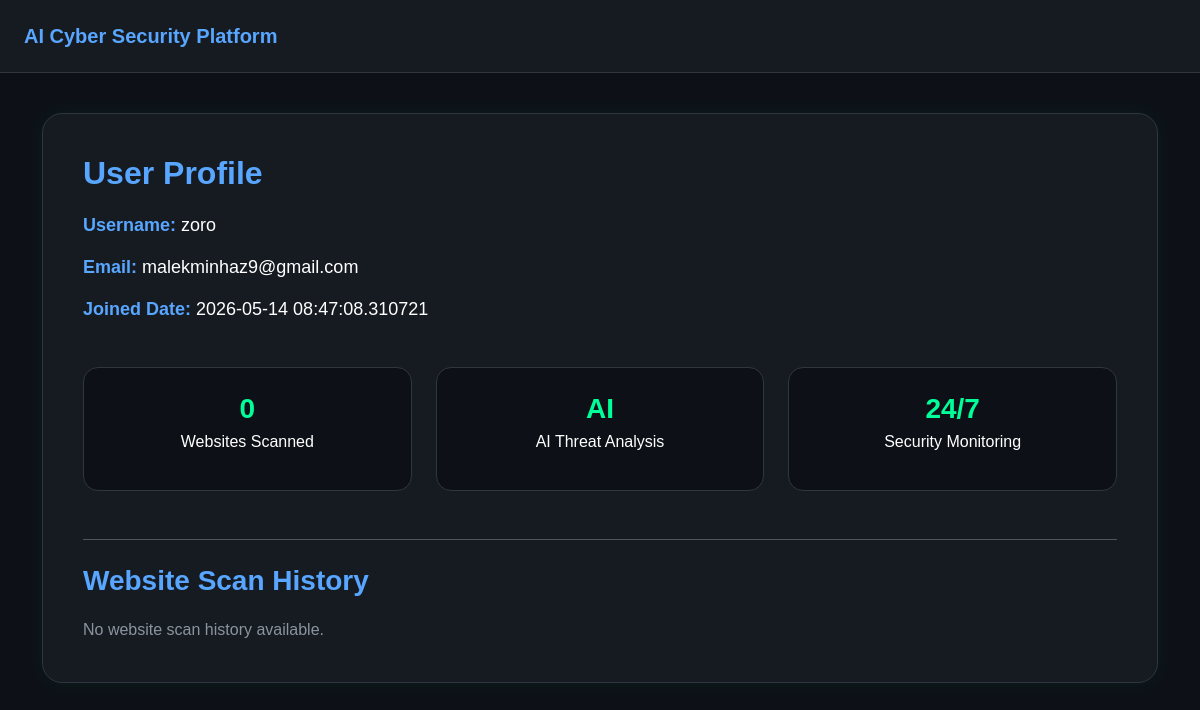
Screenshot of /profile (signed in) with the database file from the repository.
### tables this page shows
CREATE TABLE users(

    id INTEGER PRIMARY KEY AUTOINCREMENT,

    username TEXT,

    email TEXT,

    password TEXT,

    joined_date TEXT
);

### app.py (the view)
@app.route("/profile")
def profile():
    if "username" not in session:
        return redirect("/user-login")
    username = session["username"]
    conn = sqlite3.connect("users.db")
    cursor = conn.cursor()
    cursor.execute(
        """
        SELECT username, email, joined_date
        FROM users
        WHERE username=?
        """,
        (username,)
    )
    user = cursor.fetchone()
    cursor.execute(
        """
        SELECT website_url,
               threat_level,
               security_score,
               scan_date

        FROM scan_history

        WHERE username=?

        ORDER BY id DESC
        """,
        (username,)
    )
    scans = cursor.fetchall()
    conn.close()
    return render_template(
        "profile.html",
        username=user[0],
        email=user[1],
        joined_date=user[2],
        scans=scans
    )

### templates/profile.html (shortened to what this page needs)
<!DOCTYPE html>
<html lang="en">
<head>
    <link href="https://cdn.jsdelivr.net/npm/bootstrap@5.3.3/dist/css/bootstrap.min.css"
          rel="stylesheet">
</head>
<body>
<nav class="navbar navbar-dark px-4 py-3">
    <a class="navbar-brand"
       href="/user-dashboard">
        AI Cyber Security Platform
    </a>
</nav>
<div class="container">
    <div class="profile-card">
        <h2 class="title">
            User Profile
        </h2>
        <div class="profile-info">
            <span class="label">
                Username:
            </span>
            {{ username }}
        </div>
        <div class="profile-info">
            <span class="label">
                Email:
            </span>
            {{ email }}
        </div>
        <div class="profile-info">
            <span class="label">
                Joined Date:
            </span>
            {{ joined_date }}
        </div>
        <div class="row mt-4">
            <div class="col-md-4">
                <div class="stats-box">
                    <div class="stat-number">
                        {{ scans|length }}
                    </div>
                    <p>
                        Websites Scanned
                    </p>
                </div>
            </div>
            <div class="col-md-4">
                <div class="stats-box">
                    <div class="stat-number">
                        AI
                    </div>
                    <p>
                        AI Threat Analysis
                    </p>
                </div>
            </div>
            <div class="col-md-4">
                <div class="stats-box">
                    <div class="stat-number">
                        24/7
                    </div>
                    <p>
                        Security Monitoring
                    </p>
                </div>
            </div>
        </div>
        <hr class="mt-5 mb-4">
        <h3 class="title">
            Website Scan History
        </h3>
        {% if scans %}
        <div class="table-responsive">
            <table class="table table-dark table-bordered">
                <thead>
                    <tr>
                        <th>
                            Website
                        </th>
                        <th>
                            Threat Level
                        </th>
                        <th>
                            Security Score
                        </th>
                        <th>
                            Scan Date
                        </th>
                    </tr>
                </thead>
                <tbody>
                    {% for scan in scans %}
                    <tr>
                        <td>
                            {{ scan[0] }}
                        </td>
                        <td>
                            {{ scan[1] }}
                        </td>
                        <td>
                            {{ scan[2] }}
                        </td>
                        <td>
                            {{ scan[3] }}
                        </td>
                    </tr>
                    {% endfor %}
                </tbody>
            </table>
        </div>
        {% else %}
        <div class="no-history">
            No website scan history available.
        </div>
        {% endif %}
    </div>
</div>
</body>
</html>

### templates/profile.html (style rules this page uses)
body { background:#0d1117; color:white; font-family:Arial; }
.navbar { background:#161b22; border-bottom:1px solid #30363d; }
.navbar-brand { color:#58a6ff !important; font-weight:bold; }
.profile-card { background:#161b22; border:1px solid #30363d; border-radius:20px; padding:40px; margin-top:40px; box-shadow:0 0 20px rgba(0,255,150,0.05); }
.title { color:#58a6ff; font-weight:bold; margin-bottom:20px; }
.profile-info { font-size:18px; margin-top:15px; }
.label { color:#58a6ff; font-weight:bold; }
.stats-box { background:#0d1117; border:1px solid #30363d; border-radius:15px; padding:20px; text-align:center; margin-top:20px; }
.stat-number { font-size:28px; color:#00ff99; font-weight:bold; }
.no-history { color:#8b949e; margin-top:20px; }

### rows the page displays
users: username "zoro", email "malekminhaz9@gmail.com", joined_date "2026-05-14 08:47:08.310721"

### other values shown
{{ scans|length }} "0"
